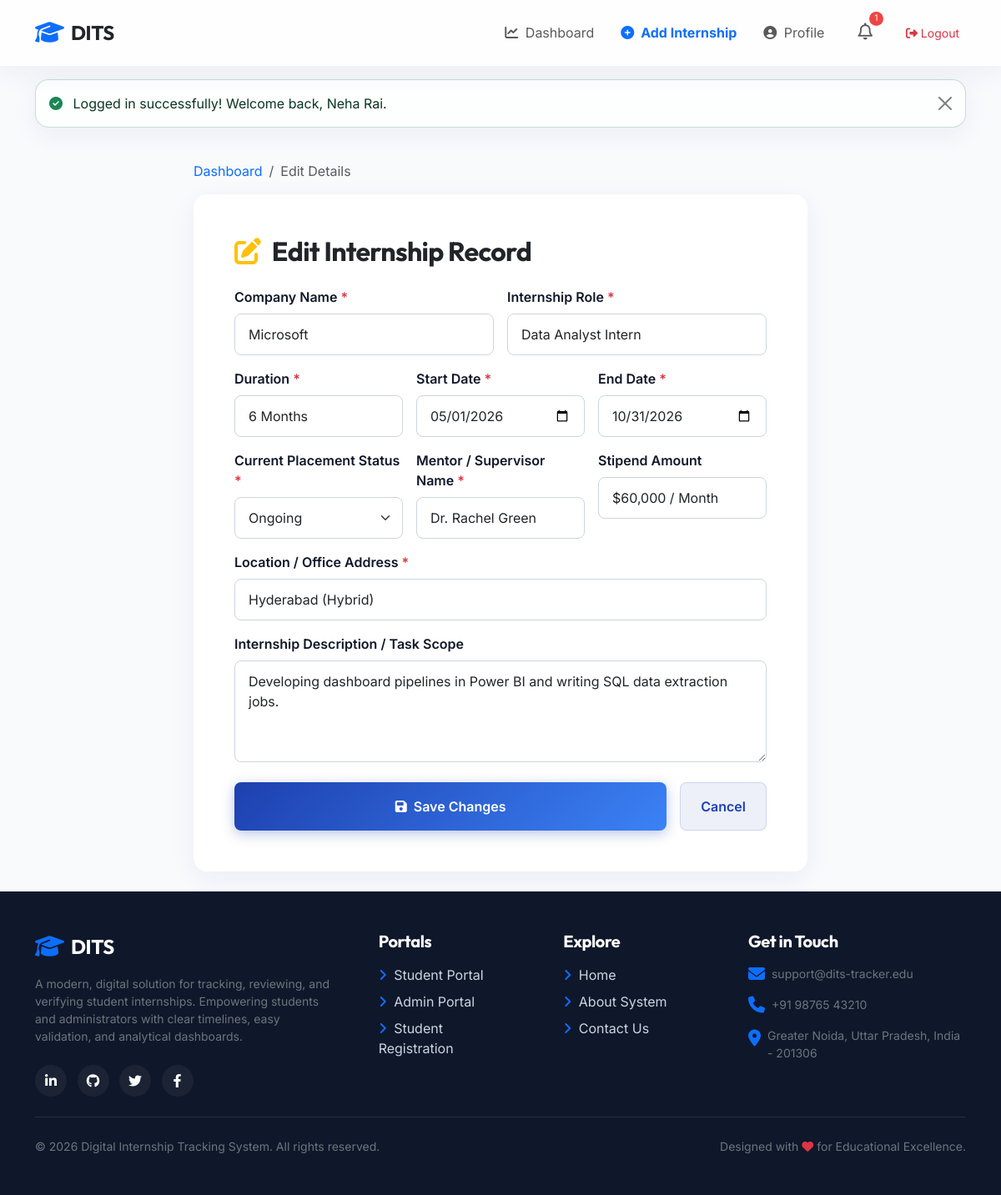
The page /add-internship.php?edit_id=2 (signed in) on the database its author committed.
### tables this page shows
CREATE TABLE IF NOT EXISTS `internships` (
  `id` INT AUTO_INCREMENT PRIMARY KEY,
  `student_id` INT NOT NULL,
  `company_name` VARCHAR(100) NOT NULL,
  `role` VARCHAR(100) NOT NULL,
  `duration` VARCHAR(50) NOT NULL,
  `start_date` DATE NOT NULL,
  `end_date` DATE NOT NULL,
  `status` ENUM('Applied', 'Shortlisted', 'Interview', 'Selected', 'Ongoing', 'Completed') DEFAULT 'Applied',
  `mentor_name` VARCHAR(100) NOT NULL,
  `stipend` VARCHAR(30) NOT NULL,
  `location` VARCHAR(100) NOT NULL,
  `description` TEXT NULL,
  `certificate_path` VARCHAR(255) NULL,
  `certificate_status` ENUM('Pending', 'Approved', 'Rejected') DEFAULT 'Pending',
  `certificate_feedback` TEXT NULL,
  `created_at` TIMESTAMP DEFAULT CURRENT_TIMESTAMP,
  FOREIGN KEY (`student_id`) REFERENCES `users` (`id`) ON DELETE CASCADE
);

### includes/db.php (called while the page is built, shortened)
<?php
$db = null;
$is_mock = false;
try {
    $dsn = "mysql:host=" . DB_HOST . ";dbname=" . DB_NAME . ";charset=utf8mb4";
    $db = new PDO($dsn, DB_USER, DB_PASS, [
        PDO::ATTR_ERRMODE => PDO::ERRMODE_EXCEPTION,
        PDO::ATTR_DEFAULT_FETCH_MODE => PDO::FETCH_ASSOC,
        PDO::ATTR_EMULATE_PREPARES => false
    ]);
} catch (PDOException $e) {
    $is_mock = true;
    init_mock_database();
}
function get_internship($internship_id) {
    global $db, $is_mock;
    if ($is_mock) {
        return isset($_SESSION['mock_internships'][$internship_id]) ? $_SESSION['mock_internships'][$internship_id] : null;
    } else {
        $stmt = $db->prepare("SELECT i.*, u.full_name as student_name, u.roll_no, u.department FROM internships i JOIN users u ON i.student_id = u.id WHERE i.id = ?");
        $stmt->execute([$internship_id]);
        return $stmt->fetch();
    }
}
?>

### add-internship.php (the view, shortened to what this page needs)
<?php
require_once __DIR__ . '/includes/header.php';
$student_id = $_SESSION['student_id'];
$edit_mode = false;
$internship = null;
if (isset($_GET['edit_id'])) {
    $edit_id = (int)$_GET['edit_id'];
    $intern = get_internship($edit_id);
    if ($intern && (int)$intern['student_id'] === $student_id) {
        $edit_mode = true;
        $internship = $intern;
    } else {
        setFlashMessage('error', 'Internship record not found or access denied.');
        header("Location: dashboard.php");
        exit;
    }
}
?>
<div class="container py-4 flex-grow-1">
    <div class="row justify-content-center">
        <div class="col-lg-8">
            <nav aria-label="breadcrumb" class="mb-3">
                <ol class="breadcrumb">
                    <li class="breadcrumb-item"><a href="dashboard.php" class="text-decoration-none">Dashboard</a></li>
                    <li class="breadcrumb-item active" aria-current="page"><?= $edit_mode ? 'Edit Details' : 'Add Internship' ?></li>
                </ol>
            </nav>
            <div class="glass-card p-4 p-md-5 bg-white">
                <h2 class="display-font text-dark mb-4">
                    <i class="fa-solid <?= $edit_mode ? 'fa-edit text-warning' : 'fa-plus-circle text-primary' ?> me-2"></i>
                    <?= $edit_mode ? 'Edit Internship Record' : 'Register New Internship' ?>
                </h2>
                <form action="add-internship.php<?= $edit_mode ? '?edit_id=' . $internship['id'] : '' ?>" method="POST" class="needs-validation" novalidate>
                    <div class="row g-3">
                        <div class="col-md-6">
                            <label for="company_name" class="form-label fw-semibold">Company Name <span class="text-danger">*</span></label>
                            <input type="text" class="form-control" id="company_name" name="company_name" placeholder="e.g. Google" value="<?= $edit_mode ? htmlspecialchars($internship['company_name']) : '' ?>" required>
                        </div>
                        <div class="col-md-6">
                            <label for="role" class="form-label fw-semibold">Internship Role <span class="text-danger">*</span></label>
                            <input type="text" class="form-control" id="role" name="role" placeholder="e.g. Software Engineer Intern" value="<?= $edit_mode ? htmlspecialchars($internship['role']) : '' ?>" required>
                        </div>
                        <div class="col-md-4">
                            <label for="duration" class="form-label fw-semibold">Duration <span class="text-danger">*</span></label>
                            <input type="text" class="form-control" id="duration" name="duration" placeholder="e.g. 3 Months" value="<?= $edit_mode ? htmlspecialchars($internship['duration']) : '' ?>" required>
                        </div>
                        <div class="col-md-4">
                            <label for="start_date" class="form-label fw-semibold">Start Date <span class="text-danger">*</span></label>
                            <input type="date" class="form-control" id="start_date" name="start_date" value="<?= $edit_mode ? $internship['start_date'] : '' ?>" required>
                        </div>
                        <div class="col-md-4">
                            <label for="end_date" class="form-label fw-semibold">End Date <span class="text-danger">*</span></label>
                            <input type="date" class="form-control" id="end_date" name="end_date" value="<?= $edit_mode ? $internship['end_date'] : '' ?>" required>
                        </div>
                        <div class="col-md-4">
                            <label for="status" class="form-label fw-semibold">Current Placement Status <span class="text-danger">*</span></label>
                            <select class="form-select" id="status" name="status" required>
                                <option value="Ongoing" <?= $edit_mode && $internship['status'] == 'Ongoing' ? 'selected' : '' ?>>Ongoing</option>
                            </select>
                        </div>
                        <div class="col-md-4">
                            <label for="mentor_name" class="form-label fw-semibold">Mentor / Supervisor Name <span class="text-danger">*</span></label>
                            <input type="text" class="form-control" id="mentor_name" name="mentor_name" placeholder="Mr. Amit Sharma" value="<?= $edit_mode ? htmlspecialchars($internship['mentor_name']) : '' ?>" required>
                        </div>
                        <div class="col-md-4">
                            <label for="stipend" class="form-label fw-semibold">Stipend Amount</label>
                            <input type="text" class="form-control" id="stipend" name="stipend" placeholder="e.g. $50,000 / Month or Unpaid" value="<?= $edit_mode ? htmlspecialchars($internship['stipend']) : '' ?>">
                        </div>
                        <div class="col-12">
                            <label for="location" class="form-label fw-semibold">Location / Office Address <span class="text-danger">*</span></label>
                            <input type="text" class="form-control" id="location" name="location" placeholder="e.g. Noida, Delhi (Hybrid) or Remote" value="<?= $edit_mode ? htmlspecialchars($internship['location']) : '' ?>" required>
                        </div>
                        <div class="col-12">
                            <label for="description" class="form-label fw-semibold">Internship Description / Task Scope</label>
                            <textarea class="form-control" id="description" name="description" rows="4" placeholder="Briefly describe your tasks, technologies used, and responsibilities..."><?= $edit_mode ? htmlspecialchars($internship['description']) : '' ?></textarea>
                        </div>
                        <div class="col-12 mt-4 d-flex gap-3">
                            <button type="submit" class="btn btn-gradient px-4 py-3 flex-grow-1">
                                <i class="fa-solid fa-save me-2"></i><?= $edit_mode ? 'Save Changes' : 'Register Internship' ?>
                            </button>
                            <a href="dashboard.php" class="btn btn-glass px-4 py-3 text-decoration-none text-center">Cancel</a>
                        </div>
                    </div>
                </form>
            </div>
        </div>
    </div>
</div>
<?php
require_once __DIR__ . '/includes/footer.php';
?>

### css/style.css (style rules this page uses)
:root { --primary: #1e40af; --primary-light: #3b82f6; --accent: #06b6d4; --accent-light: #67e8f9; --success: #10b981; --warning: #f59e0b; --danger: #ef4444; --bg-light: #f8fafc; --bg-dark: #0f172a; --text-dark: #0f172a; --text-muted: #64748b; --glass-bg: rgba(255, 255, 255, 0.75); --glass-border: rgba(255, 255, 255, 0.35); --glass-shadow: 0 8px 32px 0 rgba(31, 38, 135, 0.06); --glass-blur: 12px; --gradient-primary: linear-gradient(135deg, #1e40af 0%, #3b82f6 100%); --gradient-accent: linear-gradient(135deg, #0f172a 0%, #1e293b 100%); --gradient-card-success: linear-gradient(135deg, rgba(16, 185, 129, 0.1) 0%, rgba(52, 211, 153, 0.1) 100%); --gradient-card-warning: linear-gradient(135deg, rgba(245, 158, 11, 0.1) 0%, rgba(252, 211, 77, 0.1) 100%); --gradient-card-primary: linear-gradient(135deg, rgba(30, 64, 175, 0.08) 0%, rgba(59, 130, 246, 0.08) 100%); --border-radius-sm: 8px; --border-radius-md: 16px; --border-radius-lg: 24px; --transition: all 0.3s cubic-bezier(0.25, 0.8, 0.25, 1); }
body { font-family: 'Inter', sans-serif; background-color: var(--bg-light); color: var(--text-dark); overflow-x: hidden; min-height: 100vh; display: flex; flex-direction: column; }
h1, h2, h3, h4, h5, h6, .display-font { font-family: 'Outfit', sans-serif; font-weight: 700; letter-spacing: -0.02em; }
.glass-card { background: var(--glass-bg); backdrop-filter: blur(var(--glass-blur)); -webkit-backdrop-filter: blur(var(--glass-blur)); border: 1px solid var(--glass-border); border-radius: var(--border-radius-md); box-shadow: var(--glass-shadow); transition: var(--transition); overflow: hidden; }
.btn-gradient { background: var(--gradient-primary); color: #ffffff; border: none; border-radius: var(--border-radius-sm); padding: 0.6rem 1.8rem; font-weight: 600; box-shadow: 0 4px 15px rgba(30, 64, 175, 0.3); transition: var(--transition); }
.btn-glass { background: rgba(30, 64, 175, 0.08); color: var(--primary); border: 1px solid rgba(30, 64, 175, 0.15); border-radius: var(--border-radius-sm); padding: 0.6rem 1.8rem; font-weight: 600; transition: var(--transition); }
.form-control, .form-select { padding: 0.75rem 1rem; border-radius: var(--border-radius-sm); border: 1px solid #cbd5e1; background-color: rgba(255, 255, 255, 0.8); transition: var(--transition); }

### rows shown on the page
internships: company_name "Microsoft", role "Data Analyst Intern", duration "6 Months", start_date "05/01/2026", end_date "10/31/2026", status "Ongoing", mentor_name "Dr. Rachel Green", stipend "$60,000 / Month", location "Hyderabad (Hybrid)", description "Developing dashboard pipelines in Power BI and writing SQL data extraction jobs."

### other values the page prints
count($unread_notifications) "1"
$success "Logged in successfully! Welcome back, Neha Rai."
